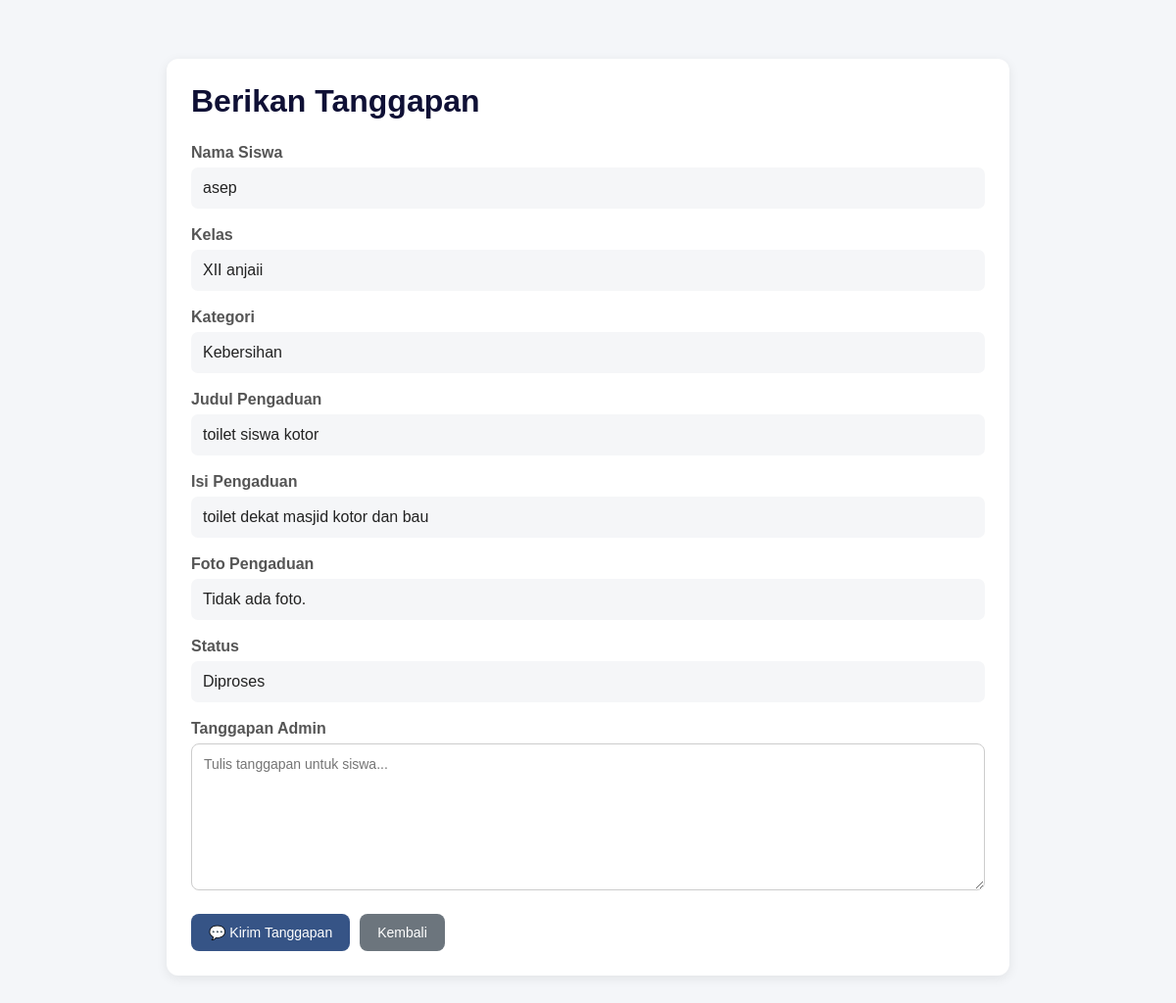
/CRUD_OOP_PENGADUAN_SEKOLAH/view/v_form_tanggapan.php?id=5 (signed in), run on the app's committed database.
### tables this page shows
CREATE TABLE `pengaduan` (
  `id` int(11) NOT NULL,
  `user_id` int(11) NOT NULL,
  `kategori_id` int(11) NOT NULL,
  `judul` varchar(150) NOT NULL,
  `isi` text NOT NULL,
  `foto` varchar(500) DEFAULT NULL,
  `tanggal` datetime DEFAULT current_timestamp(),
  `status` enum('Menunggu','Diproses','Selesai') DEFAULT 'Menunggu'
);

CREATE TABLE `users` (
  `id` int(11) NOT NULL,
  `nama` varchar(100) NOT NULL,
  `username` varchar(50) NOT NULL,
  `password` varchar(255) NOT NULL,
  `role` enum('admin','siswa') NOT NULL,
  `kelas` varchar(20) DEFAULT NULL
);

CREATE TABLE `kategori` (
  `id` int(11) NOT NULL,
  `nama_kategori` varchar(100) NOT NULL
);

### CRUD_OOP_PENGADUAN_SEKOLAH/view/v_form_tanggapan.php (the view, shortened to what this page needs)
<?php
$id = $_GET['id'];
$koneksi = new Koneksi();
$conn = $koneksi->getConnection();
$query = "
    SELECT
        pengaduan.id,
        pengaduan.judul,
        pengaduan.isi,
        pengaduan.foto,
        pengaduan.tanggal,
        pengaduan.status,
        users.nama,
        users.kelas,
        kategori.nama_kategori
    FROM pengaduan
    INNER JOIN users
        ON pengaduan.user_id = users.id
    INNER JOIN kategori
        ON pengaduan.kategori_id = kategori.id
    WHERE pengaduan.id = :id
";
$stmt = $conn->prepare($query);
$stmt->execute([':id' => $id]);
$data = $stmt->fetch(PDO::FETCH_ASSOC);
?>
<!DOCTYPE html>
<html lang="id">
<head>
</head>
<body>
    <div class="container">
        <div class="card">
            <h1>Berikan Tanggapan</h1>
            <div class="data">
                <label>Nama Siswa</label>
                <p>
                    <?= htmlspecialchars($data['nama']); ?>
                </p>
            </div>
            <div class="data">
                <label>Kelas</label>
                <p>
                    <?= htmlspecialchars($data['kelas']); ?>
                </p>
            </div>
            <div class="data">
                <label>Kategori</label>
                <p>
                    <?= htmlspecialchars($data['nama_kategori']); ?>
                </p>
            </div>
            <div class="data">
                <label>Judul Pengaduan</label>
                <p>
                    <?= htmlspecialchars($data['judul']); ?>
                </p>
            </div>
            <div class="data">
                <label>Isi Pengaduan</label>
                <p>
                    <?= nl2br(htmlspecialchars($data['isi'])); ?>
                </p>
            </div>
            <div class="data">
                <label>Foto Pengaduan</label>
                <?php if (!empty($data['foto'])): ?>
                    <img
                        src="../upload/pengaduan/<?= htmlspecialchars($data['foto']); ?>"
                        class="foto"
                        onclick="window.open(this.src, '_blank')"
                    >
                <?php else: ?>
                    <p>Tidak ada foto.</p>
                <?php endif; ?>
            </div>
            <div class="data">
                <label>Status</label>
                <p>
                    <?= htmlspecialchars($data['status']); ?>
                </p>
            </div>
            <form action="../asset/aksi_tanggapan.php" method="POST">
                <div class="data">
                    <label>Tanggapan Admin</label>
                    <textarea
                        name="isi_tanggapan"
                        placeholder="Tulis tanggapan untuk siswa..."
                        required
                    ></textarea>
                </div>
                <div class="buttons">
                    <button
                        type="submit"
                        name="kirim"
                        class="btn btn-kirim"
                    >
                        💬 Kirim Tanggapan
                    </button>
                    <a
                        href="v_tanggapan.php"
                        class="btn btn-kembali"
                    >
                        Kembali
                    </a>
                </div>
            </form>
        </div>
    </div>
</body>
</html>

### CRUD_OOP_PENGADUAN_SEKOLAH/view/v_form_tanggapan.php (style rules this page uses)
* { box-sizing: border-box; margin: 0; padding: 0; font-family: Arial, sans-serif; }
body { background: #f4f6f9; color: #222; }
.container { max-width: 900px; margin: 40px auto; padding: 20px; }
.card { background: white; padding: 25px; border-radius: 12px; box-shadow: 0 3px 12px rgba(0,0,0,0.08); }
h1 { color: #0f1035; margin-bottom: 25px; }
.data { margin-bottom: 18px; }
.data label { display: block; font-weight: bold; margin-bottom: 6px; color: #555; }
.data p { background: #f5f6f8; padding: 12px; border-radius: 7px; }
textarea { width: 100%; min-height: 150px; padding: 12px; border: 1px solid #ccc; border-radius: 8px; resize: vertical; font-size: 14px; }
.buttons { margin-top: 20px; display: flex; gap: 10px; }
.btn { border: none; padding: 11px 18px; border-radius: 8px; cursor: pointer; text-decoration: none; font-size: 14px; }
.btn-kirim { background: #365486; color: white; }
.btn-kembali { background: #6c757d; color: white; }

### data on the page
pengaduan: user.nama "asep", user.kelas "XII anjaii", kategori.nama_kategori "Kebersihan", judul "toilet siswa kotor", isi "toilet dekat masjid kotor dan bau", status "Diproses"
